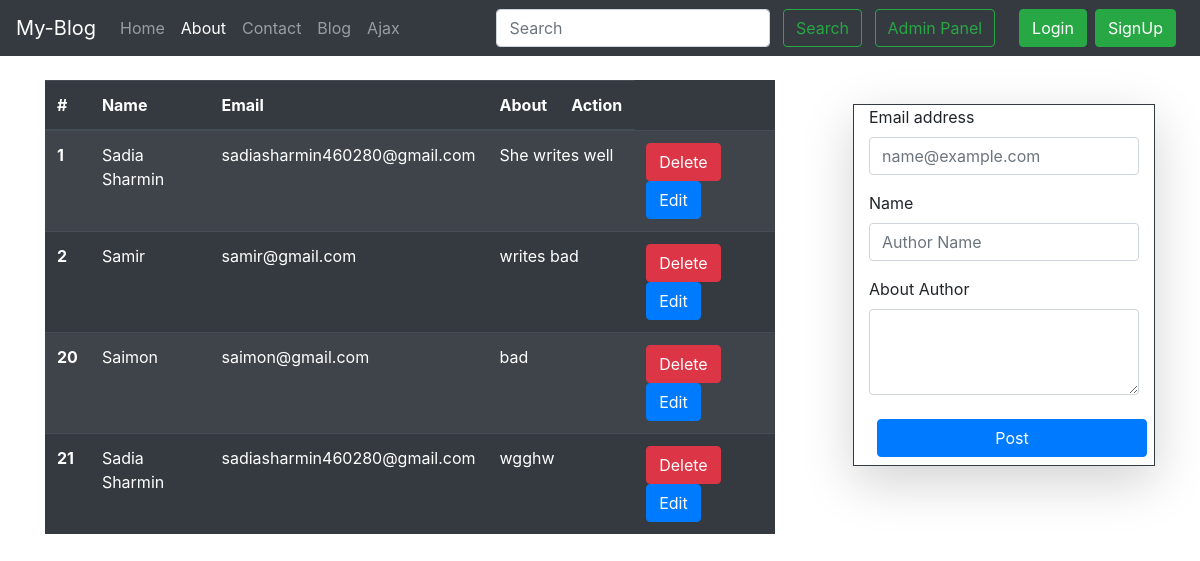
Before: /about with the older database file.
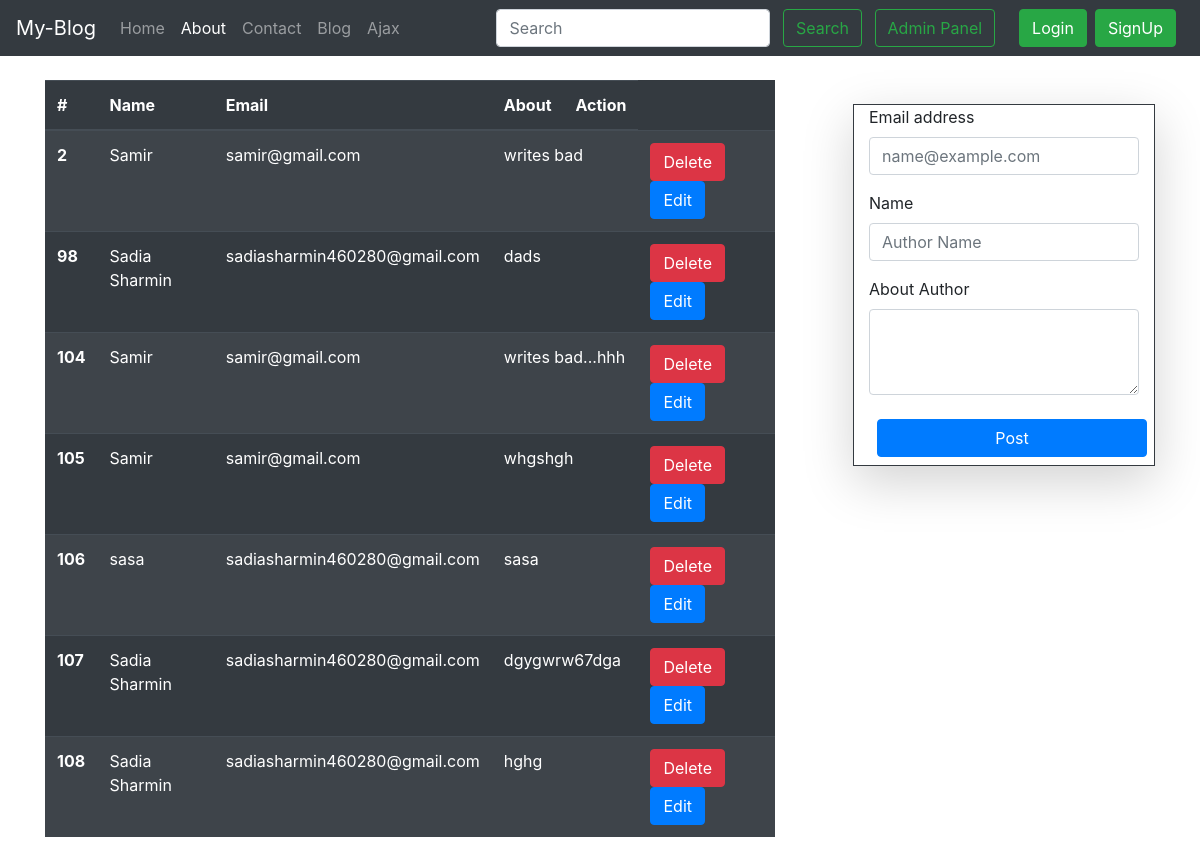
After: the same page with the newer database file.
### home/models.py (models this page shows)
class About(models.Model):
     name= models.CharField(max_length=255)
     email= models.CharField(max_length=100)
     status= models.CharField(max_length=100,default='writer')
     about= models.TextField()
     def __str__(self):
        return "About of  "+self.email +' - ' +self.name

### home/views.py (the view, shortened to what this page needs)
# urls.py: path('about', views.about,name='about'),
def about(request):
    allAbout= About.objects.all()
    a=list(allAbout)
    print(allAbout)
    allAbout={"allAbout": allAbout}
    return render(request,"home/about.html",allAbout)

### templates/home/about.html (shortened to what this page needs)
{% extends 'base.html' %}
{% block aboutactive %} active {% endblock aboutactive %}
{% block body %}
<div class="container ">
    <div class="row">
      <div class="col-8 mt-4 mr-5 ">
        <table  class="table table-dark table-striped">
            <thead>
              <tr>
                <th scope="col">#</th>
                <th scope="col">Name</th>
                <th scope="col">Email</th>
                <th scope="col" colspan="3">About</th>
                <th scope="col" >Action</th>
              </tr>
            </thead>
            <tbody id='tbody'>
             {% for about in allAbout  %}
             <tr >
                <th scope="row">{{about.id}}</th>
                <td>{{about.name}}</td>
                <td>{{about.email}}</td>
                <td colspan="5">{{about.about}}</td>
                <td ><input class="btn btn-danger btnDelete" data-sid="{{about.id}}" type="button" value="Delete">
                    <input class="btn btn-primary btnEdit" data-sid="{{about.id}}" type="submit" value="Edit">
                </td>
              </tr>
             {% endfor %}
            </tbody>
          </table>
      </div>
      <div class="col">
        <div class='container mt-5 border-dark border border-2 shadow-lg'>
            <form id='form' >
                <div class="mb-3">
                    <label for="exampleFormControlInput1" class="form-label" >Email address</label>
                    <input type="email" class="form-control" name='email' id='emailid' placeholder="name@example.com">
                  </div>
                <div class="mb-3">
                    <label for="exampleFormControlInput1" class="form-label" >Name</label>
                    <input type="name" class="form-control" name='name' id='nameid' placeholder="Author Name">
                  </div>
                  <div class="mb-3">
                    <label for="exampleFormControlTextarea1" class="form-label">About Author</label>
                    <textarea class="form-control" id='aboutid' name='about' rows="3"></textarea>
                  </div>
                  <input class="btn btn-primary w-100 m-2" id='postbtn' value="Post">
            </form>
        </div>
      </div>
    </div>
  </div>
 {% endblock %}

Changed rows visible on the page:
removed About: id "1", name "Sadia Sharmin", email "sadiasharmin460280@gmail.com", about "She writes well"
removed About: id "20", name "Saimon", email "saimon@gmail.com", about "bad"
removed About: id "21", name "Sadia Sharmin", email "sadiasharmin460280@gmail.com", about "wgghw"
added About: id "98", name "Sadia Sharmin", email "sadiasharmin460280@gmail.com", about "dads"
added About: id "104", name "Samir", email "samir@gmail.com", about "writes bad...hhh"
added About: id "105", name "Samir", email "samir@gmail.com", about "whgshgh"
added About: id "106", name "sasa", email "sadiasharmin460280@gmail.com", about "sasa"
added About: id "107", name "Sadia Sharmin", email "sadiasharmin460280@gmail.com", about "dgygwrw67dga"
added About: id "108", name "Sadia Sharmin", email "sadiasharmin460280@gmail.com", about "hghg"
